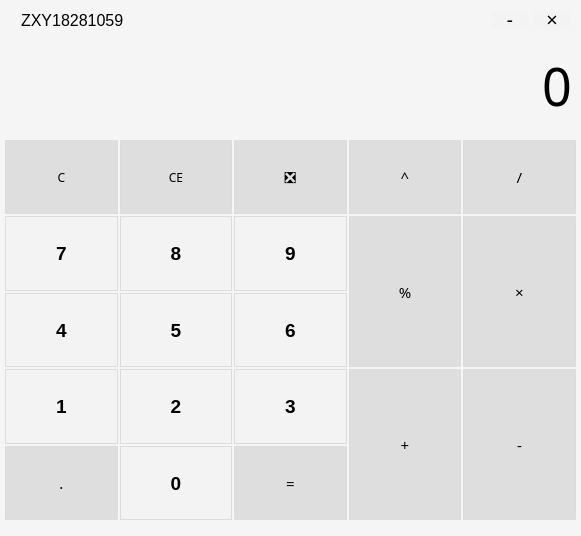
<?xml version="1.0" encoding="UTF-8"?>
<ui version="4.0">
 <class>MainWindow</class>
 <widget class="QMainWindow" name="MainWindow">
  <property name="windowModality">
   <enum>Qt::ApplicationModal</enum>
  </property>
  <property name="geometry">
   <rect>
    <x>0</x>
    <y>0</y>
    <width>581</width>
    <height>536</height>
   </rect>
  </property>
  <property name="minimumSize">
   <size>
    <width>581</width>
    <height>536</height>
   </size>
  </property>
  <property name="maximumSize">
   <size>
    <width>581</width>
    <height>536</height>
   </size>
  </property>
  <property name="palette">
   <palette>
    <active>
     <colorrole role="Button">
      <brush brushstyle="SolidPattern">
       <color alpha="255">
        <red>245</red>
        <green>245</green>
        <blue>245</blue>
       </color>
      </brush>
     </colorrole>
     <colorrole role="Base">
      <brush brushstyle="SolidPattern">
       <color alpha="255">
        <red>245</red>
        <green>245</green>
        <blue>245</blue>
       </color>
      </brush>
     </colorrole>
     <colorrole role="Window">
      <brush brushstyle="SolidPattern">
       <color alpha="255">
        <red>245</red>
        <green>245</green>
        <blue>245</blue>
       </color>
      </brush>
     </colorrole>
    </active>
    <inactive>
     <colorrole role="Button">
      <brush brushstyle="SolidPattern">
       <color alpha="255">
        <red>245</red>
        <green>245</green>
        <blue>245</blue>
       </color>
      </brush>
     </colorrole>
     <colorrole role="Base">
      <brush brushstyle="SolidPattern">
       <color alpha="255">
        <red>245</red>
        <green>245</green>
        <blue>245</blue>
       </color>
      </brush>
     </colorrole>
     <colorrole role="Window">
      <brush brushstyle="SolidPattern">
       <color alpha="255">
        <red>245</red>
        <green>245</green>
        <blue>245</blue>
       </color>
      </brush>
     </colorrole>
    </inactive>
    <disabled>
     <colorrole role="Button">
      <brush brushstyle="SolidPattern">
       <color alpha="255">
        <red>245</red>
        <green>245</green>
        <blue>245</blue>
       </color>
      </brush>
     </colorrole>
     <colorrole role="Base">
      <brush brushstyle="SolidPattern">
       <color alpha="255">
        <red>245</red>
        <green>245</green>
        <blue>245</blue>
       </color>
      </brush>
     </colorrole>
     <colorrole role="Window">
      <brush brushstyle="SolidPattern">
       <color alpha="255">
        <red>245</red>
        <green>245</green>
        <blue>245</blue>
       </color>
      </brush>
     </colorrole>
    </disabled>
   </palette>
  </property>
  <property name="font">
   <font>
    <pointsize>10</pointsize>
   </font>
  </property>
  <property name="mouseTracking">
   <bool>true</bool>
  </property>
  <property name="contextMenuPolicy">
   <enum>Qt::DefaultContextMenu</enum>
  </property>
  <property name="acceptDrops">
   <bool>true</bool>
  </property>
  <property name="windowTitle">
   <string/>
  </property>
  <property name="windowOpacity">
   <double>0.870000000000000</double>
  </property>
  <property name="layoutDirection">
   <enum>Qt::LeftToRight</enum>
  </property>
  <property name="styleSheet">
   <string notr="true">background:rgb(245,245,245);</string>
  </property>
  <property name="iconSize">
   <size>
    <width>0</width>
    <height>0</height>
   </size>
  </property>
  <property name="toolButtonStyle">
   <enum>Qt::ToolButtonTextOnly</enum>
  </property>
  <property name="dockOptions">
   <set>QMainWindow::AllowTabbedDocks|QMainWindow::AnimatedDocks</set>
  </property>
  <widget class="QWidget" name="MainWidget">
   <property name="focusPolicy">
    <enum>Qt::NoFocus</enum>
   </property>
   <property name="contextMenuPolicy">
    <enum>Qt::DefaultContextMenu</enum>
   </property>
   <property name="layoutDirection">
    <enum>Qt::LeftToRight</enum>
   </property>
   <property name="styleSheet">
    <string notr="true"/>
   </property>
   <widget class="QWidget" name="gridLayoutWidget">
    <property name="geometry">
     <rect>
      <x>0</x>
      <y>140</y>
      <width>581</width>
      <height>391</height>
     </rect>
    </property>
    <property name="focusPolicy">
     <enum>Qt::StrongFocus</enum>
    </property>
    <layout class="QGridLayout" name="keyboard">
     <property name="sizeConstraint">
      <enum>QLayout::SetDefaultConstraint</enum>
     </property>
     <property name="leftMargin">
      <number>5</number>
     </property>
     <property name="topMargin">
      <number>0</number>
     </property>
     <property name="rightMargin">
      <number>5</number>
     </property>
     <property name="spacing">
      <number>2</number>
     </property>
     <item row="1" column="0">
      <widget class="QPushButton" name="num7">
       <property name="sizePolicy">
        <sizepolicy hsizetype="Expanding" vsizetype="Expanding">
         <horstretch>0</horstretch>
         <verstretch>0</verstretch>
        </sizepolicy>
       </property>
       <property name="minimumSize">
        <size>
         <width>0</width>
         <height>0</height>
        </size>
       </property>
       <property name="font">
        <font>
         <family>Nirmala UI</family>
         <pointsize>14</pointsize>
         <weight>75</weight>
         <bold>true</bold>
        </font>
       </property>
       <property name="focusPolicy">
        <enum>Qt::ClickFocus</enum>
       </property>
       <property name="styleSheet">
        <string notr="true">border:1px groove rgb(220,220,220);
background-color:rgb(243,243,243);</string>
       </property>
       <property name="text">
        <string>7</string>
       </property>
      </widget>
     </item>
     <item row="4" column="0">
      <widget class="QPushButton" name="num1">
       <property name="sizePolicy">
        <sizepolicy hsizetype="Expanding" vsizetype="Expanding">
         <horstretch>0</horstretch>
         <verstretch>0</verstretch>
        </sizepolicy>
       </property>
       <property name="minimumSize">
        <size>
         <width>0</width>
         <height>0</height>
        </size>
       </property>
       <property name="font">
        <font>
         <family>Nirmala UI</family>
         <pointsize>14</pointsize>
         <weight>75</weight>
         <bold>true</bold>
        </font>
       </property>
       <property name="focusPolicy">
        <enum>Qt::StrongFocus</enum>
       </property>
       <property name="styleSheet">
        <string notr="true">border:1px groove rgb(220,220,220);

background-color:rgb(243,243,243);</string>
       </property>
       <property name="text">
        <string>1</string>
       </property>
      </widget>
     </item>
     <item row="5" column="2">
      <widget class="QPushButton" name="equal">
       <property name="sizePolicy">
        <sizepolicy hsizetype="Expanding" vsizetype="Expanding">
         <horstretch>0</horstretch>
         <verstretch>0</verstretch>
        </sizepolicy>
       </property>
       <property name="minimumSize">
        <size>
         <width>0</width>
         <height>0</height>
        </size>
       </property>
       <property name="baseSize">
        <size>
         <width>0</width>
         <height>0</height>
        </size>
       </property>
       <property name="font">
        <font>
         <family>微软雅黑</family>
         <pointsize>11</pointsize>
         <weight>50</weight>
         <bold>false</bold>
        </font>
       </property>
       <property name="focusPolicy">
        <enum>Qt::StrongFocus</enum>
       </property>
       <property name="toolTip">
        <string/>
       </property>
       <property name="autoFillBackground">
        <bool>false</bool>
       </property>
       <property name="styleSheet">
        <string notr="true">border:1px groove rgb(220,220,220);
background-color:rgb(222,222,222);</string>
       </property>
       <property name="text">
        <string>=</string>
       </property>
      </widget>
     </item>
     <item row="4" column="2">
      <widget class="QPushButton" name="num3">
       <property name="sizePolicy">
        <sizepolicy hsizetype="Expanding" vsizetype="Expanding">
         <horstretch>0</horstretch>
         <verstretch>0</verstretch>
        </sizepolicy>
       </property>
       <property name="minimumSize">
        <size>
         <width>0</width>
         <height>0</height>
        </size>
       </property>
       <property name="font">
        <font>
         <family>Nirmala UI</family>
         <pointsize>14</pointsize>
         <weight>75</weight>
         <bold>true</bold>
        </font>
       </property>
       <property name="focusPolicy">
        <enum>Qt::StrongFocus</enum>
       </property>
       <property name="styleSheet">
        <string notr="true">border:1px groove rgb(220,220,220);

background-color:rgb(243,243,243);</string>
       </property>
       <property name="text">
        <string>3</string>
       </property>
      </widget>
     </item>
     <item row="4" column="1">
      <widget class="QPushButton" name="num2">
       <property name="sizePolicy">
        <sizepolicy hsizetype="Expanding" vsizetype="Expanding">
         <horstretch>0</horstretch>
         <verstretch>0</verstretch>
        </sizepolicy>
       </property>
       <property name="minimumSize">
        <size>
         <width>0</width>
         <height>0</height>
        </size>
       </property>
       <property name="font">
        <font>
         <family>Nirmala UI</family>
         <pointsize>14</pointsize>
         <weight>75</weight>
         <bold>true</bold>
        </font>
       </property>
       <property name="focusPolicy">
        <enum>Qt::StrongFocus</enum>
       </property>
       <property name="styleSheet">
        <string notr="true">border:1px groove rgb(220,220,220);

background-color:rgb(243,243,243);</string>
       </property>
       <property name="text">
        <string>2</string>
       </property>
      </widget>
     </item>
     <item row="5" column="1">
      <widget class="QPushButton" name="num0">
       <property name="enabled">
        <bool>true</bool>
       </property>
       <property name="sizePolicy">
        <sizepolicy hsizetype="Expanding" vsizetype="Expanding">
         <horstretch>0</horstretch>
         <verstretch>0</verstretch>
        </sizepolicy>
       </property>
       <property name="minimumSize">
        <size>
         <width>0</width>
         <height>0</height>
        </size>
       </property>
       <property name="font">
        <font>
         <family>Nirmala UI</family>
         <pointsize>14</pointsize>
         <weight>75</weight>
         <bold>true</bold>
        </font>
       </property>
       <property name="focusPolicy">
        <enum>Qt::StrongFocus</enum>
       </property>
       <property name="styleSheet">
        <string notr="true">border:1px groove rgb(220,220,220);

background-color:rgb(243,243,243);</string>
       </property>
       <property name="text">
        <string>0</string>
       </property>
      </widget>
     </item>
     <item row="0" column="3">
      <widget class="QPushButton" name="pow">
       <property name="sizePolicy">
        <sizepolicy hsizetype="Expanding" vsizetype="Expanding">
         <horstretch>0</horstretch>
         <verstretch>0</verstretch>
        </sizepolicy>
       </property>
       <property name="minimumSize">
        <size>
         <width>0</width>
         <height>0</height>
        </size>
       </property>
       <property name="baseSize">
        <size>
         <width>0</width>
         <height>0</height>
        </size>
       </property>
       <property name="font">
        <font>
         <family>微软雅黑</family>
         <pointsize>11</pointsize>
         <weight>50</weight>
         <bold>false</bold>
        </font>
       </property>
       <property name="focusPolicy">
        <enum>Qt::StrongFocus</enum>
       </property>
       <property name="toolTip">
        <string/>
       </property>
       <property name="autoFillBackground">
        <bool>false</bool>
       </property>
       <property name="styleSheet">
        <string notr="true">border:1px groove rgb(220,220,220);
background-color:rgb(222,222,222);</string>
       </property>
       <property name="text">
        <string>^</string>
       </property>
      </widget>
     </item>
     <item row="2" column="2">
      <widget class="QPushButton" name="num6">
       <property name="sizePolicy">
        <sizepolicy hsizetype="Expanding" vsizetype="Expanding">
         <horstretch>0</horstretch>
         <verstretch>0</verstretch>
        </sizepolicy>
       </property>
       <property name="minimumSize">
        <size>
         <width>0</width>
         <height>0</height>
        </size>
       </property>
       <property name="font">
        <font>
         <family>Nirmala UI</family>
         <pointsize>14</pointsize>
         <weight>75</weight>
         <bold>true</bold>
        </font>
       </property>
       <property name="focusPolicy">
        <enum>Qt::StrongFocus</enum>
       </property>
       <property name="styleSheet">
        <string notr="true">border:1px groove rgb(220,220,220);

background-color:rgb(243,243,243);</string>
       </property>
       <property name="text">
        <string>6</string>
       </property>
      </widget>
     </item>
     <item row="0" column="2">
      <widget class="QPushButton" name="backspace">
       <property name="sizePolicy">
        <sizepolicy hsizetype="Expanding" vsizetype="Expanding">
         <horstretch>0</horstretch>
         <verstretch>0</verstretch>
        </sizepolicy>
       </property>
       <property name="minimumSize">
        <size>
         <width>0</width>
         <height>0</height>
        </size>
       </property>
       <property name="baseSize">
        <size>
         <width>0</width>
         <height>0</height>
        </size>
       </property>
       <property name="font">
        <font>
         <family>微软雅黑</family>
         <pointsize>11</pointsize>
         <weight>50</weight>
         <bold>false</bold>
        </font>
       </property>
       <property name="focusPolicy">
        <enum>Qt::StrongFocus</enum>
       </property>
       <property name="toolTip">
        <string/>
       </property>
       <property name="autoFillBackground">
        <bool>false</bool>
       </property>
       <property name="styleSheet">
        <string notr="true">border:1px groove rgb(220,220,220);
background-color:rgb(222,222,222);</string>
       </property>
       <property name="text">
        <string>❎</string>
       </property>
      </widget>
     </item>
     <item row="0" column="4">
      <widget class="QPushButton" name="divide">
       <property name="sizePolicy">
        <sizepolicy hsizetype="Expanding" vsizetype="Expanding">
         <horstretch>0</horstretch>
         <verstretch>0</verstretch>
        </sizepolicy>
       </property>
       <property name="minimumSize">
        <size>
         <width>0</width>
         <height>0</height>
        </size>
       </property>
       <property name="baseSize">
        <size>
         <width>0</width>
         <height>0</height>
        </size>
       </property>
       <property name="font">
        <font>
         <family>微软雅黑</family>
         <pointsize>11</pointsize>
         <weight>50</weight>
         <bold>false</bold>
        </font>
       </property>
       <property name="focusPolicy">
        <enum>Qt::StrongFocus</enum>
       </property>
       <property name="toolTip">
        <string/>
       </property>
       <property name="autoFillBackground">
        <bool>false</bool>
       </property>
       <property name="styleSheet">
        <string notr="true">border:1px groove rgb(220,220,220);
background-color:rgb(222,222,222);</string>
       </property>
       <property name="text">
        <string>/</string>
       </property>
      </widget>
     </item>
     <item row="1" column="2">
      <widget class="QPushButton" name="num9">
       <property name="sizePolicy">
        <sizepolicy hsizetype="Expanding" vsizetype="Expanding">
         <horstretch>0</horstretch>
         <verstretch>0</verstretch>
        </sizepolicy>
       </property>
       <property name="minimumSize">
        <size>
         <width>0</width>
         <height>0</height>
        </size>
       </property>
       <property name="font">
        <font>
         <family>Nirmala UI</family>
         <pointsize>14</pointsize>
         <weight>75</weight>
         <bold>true</bold>
        </font>
       </property>
       <property name="focusPolicy">
        <enum>Qt::StrongFocus</enum>
       </property>
       <property name="styleSheet">
        <string notr="true">border:1px groove rgb(220,220,220);
background-color:rgb(243,243,243);</string>
       </property>
       <property name="text">
        <string>9</string>
       </property>
      </widget>
     </item>
     <item row="1" column="1">
      <widget class="QPushButton" name="num8">
       <property name="sizePolicy">
        <sizepolicy hsizetype="Expanding" vsizetype="Expanding">
         <horstretch>0</horstretch>
         <verstretch>0</verstretch>
        </sizepolicy>
       </property>
       <property name="minimumSize">
        <size>
         <width>0</width>
         <height>0</height>
        </size>
       </property>
       <property name="font">
        <font>
         <family>Nirmala UI</family>
         <pointsize>14</pointsize>
         <weight>75</weight>
         <bold>true</bold>
        </font>
       </property>
       <property name="focusPolicy">
        <enum>Qt::StrongFocus</enum>
       </property>
       <property name="styleSheet">
        <string notr="true">border:1px groove rgb(220,220,220);

background-color:rgb(243,243,243);</string>
       </property>
       <property name="text">
        <string>8</string>
       </property>
      </widget>
     </item>
     <item row="0" column="0">
      <widget class="QPushButton" name="C">
       <property name="sizePolicy">
        <sizepolicy hsizetype="Expanding" vsizetype="Expanding">
         <horstretch>0</horstretch>
         <verstretch>0</verstretch>
        </sizepolicy>
       </property>
       <property name="minimumSize">
        <size>
         <width>0</width>
         <height>0</height>
        </size>
       </property>
       <property name="baseSize">
        <size>
         <width>0</width>
         <height>0</height>
        </size>
       </property>
       <property name="font">
        <font>
         <family>微软雅黑</family>
         <pointsize>9</pointsize>
         <weight>50</weight>
         <bold>false</bold>
        </font>
       </property>
       <property name="focusPolicy">
        <enum>Qt::StrongFocus</enum>
       </property>
       <property name="toolTip">
        <string/>
       </property>
       <property name="autoFillBackground">
        <bool>false</bool>
       </property>
       <property name="styleSheet">
        <string notr="true">border:1px groove rgb(220,220,220);
background-color:rgb(222,222,222);</string>
       </property>
       <property name="text">
        <string>C</string>
       </property>
      </widget>
     </item>
     <item row="2" column="0">
      <widget class="QPushButton" name="num4">
       <property name="sizePolicy">
        <sizepolicy hsizetype="Expanding" vsizetype="Expanding">
         <horstretch>0</horstretch>
         <verstretch>0</verstretch>
        </sizepolicy>
       </property>
       <property name="minimumSize">
        <size>
         <width>0</width>
         <height>0</height>
        </size>
       </property>
       <property name="font">
        <font>
         <family>Nirmala UI</family>
         <pointsize>14</pointsize>
         <weight>75</weight>
         <bold>true</bold>
        </font>
       </property>
       <property name="focusPolicy">
        <enum>Qt::StrongFocus</enum>
       </property>
       <property name="styleSheet">
        <string notr="true">border:1px groove rgb(220,220,220);

background-color:rgb(243,243,243);</string>
       </property>
       <property name="text">
        <string>4</string>
       </property>
      </widget>
     </item>
     <item row="2" column="1">
      <widget class="QPushButton" name="num5">
       <property name="sizePolicy">
        <sizepolicy hsizetype="Expanding" vsizetype="Expanding">
         <horstretch>0</horstretch>
         <verstretch>0</verstretch>
        </sizepolicy>
       </property>
       <property name="minimumSize">
        <size>
         <width>0</width>
         <height>0</height>
        </size>
       </property>
       <property name="font">
        <font>
         <family>Nirmala UI</family>
         <pointsize>14</pointsize>
         <weight>75</weight>
         <bold>true</bold>
        </font>
       </property>
       <property name="focusPolicy">
        <enum>Qt::StrongFocus</enum>
       </property>
       <property name="styleSheet">
        <string notr="true">border:1px groove rgb(220,220,220);

background-color:rgb(243,243,243);</string>
       </property>
       <property name="text">
        <string>5</string>
       </property>
      </widget>
     </item>
     <item row="5" column="0">
      <widget class="QPushButton" name="dot">
       <property name="sizePolicy">
        <sizepolicy hsizetype="Expanding" vsizetype="Expanding">
         <horstretch>0</horstretch>
         <verstretch>0</verstretch>
        </sizepolicy>
       </property>
       <property name="minimumSize">
        <size>
         <width>0</width>
         <height>0</height>
        </size>
       </property>
       <property name="baseSize">
        <size>
         <width>0</width>
         <height>0</height>
        </size>
       </property>
       <property name="font">
        <font>
         <family>微软雅黑</family>
         <pointsize>11</pointsize>
         <weight>50</weight>
         <bold>false</bold>
        </font>
       </property>
       <property name="focusPolicy">
        <enum>Qt::StrongFocus</enum>
       </property>
       <property name="toolTip">
        <string/>
       </property>
       <property name="autoFillBackground">
        <bool>false</bool>
       </property>
       <property name="styleSheet">
        <string notr="true">border:1px groove rgb(220,220,220);
background-color:rgb(222,222,222);</string>
       </property>
       <property name="text">
        <string>.</string>
       </property>
      </widget>
     </item>
     <item row="0" column="1">
      <widget class="QPushButton" name="CE">
       <property name="sizePolicy">
        <sizepolicy hsizetype="Expanding" vsizetype="Expanding">
         <horstretch>0</horstretch>
         <verstretch>0</verstretch>
        </sizepolicy>
       </property>
       <property name="minimumSize">
        <size>
         <width>0</width>
         <height>0</height>
        </size>
       </property>
       <property name="baseSize">
        <size>
         <width>0</width>
         <height>0</height>
        </size>
       </property>
       <property name="font">
        <font>
         <family>微软雅黑</family>
         <pointsize>9</pointsize>
         <weight>50</weight>
         <bold>false</bold>
        </font>
       </property>
       <property name="focusPolicy">
        <enum>Qt::StrongFocus</enum>
       </property>
       <property name="toolTip">
        <string/>
       </property>
       <property name="autoFillBackground">
        <bool>false</bool>
       </property>
       <property name="styleSheet">
        <string notr="true">border:1px groove rgb(220,220,220);
background-color:rgb(222,222,222);</string>
       </property>
       <property name="text">
        <string>CE</string>
       </property>
      </widget>
     </item>
     <item row="4" column="3" rowspan="2">
      <widget class="QPushButton" name="plus">
       <property name="sizePolicy">
        <sizepolicy hsizetype="Expanding" vsizetype="Expanding">
         <horstretch>0</horstretch>
         <verstretch>0</verstretch>
        </sizepolicy>
       </property>
       <property name="minimumSize">
        <size>
         <width>0</width>
         <height>0</height>
        </size>
       </property>
       <property name="baseSize">
        <size>
         <width>0</width>
         <height>0</height>
        </size>
       </property>
       <property name="font">
        <font>
         <family>微软雅黑</family>
         <pointsize>11</pointsize>
         <weight>50</weight>
         <bold>false</bold>
        </font>
       </property>
       <property name="focusPolicy">
        <enum>Qt::StrongFocus</enum>
       </property>
       <property name="toolTip">
        <string/>
       </property>
       <property name="autoFillBackground">
        <bool>false</bool>
       </property>
       <property name="styleSheet">
        <string notr="true">border:1px groove rgb(220,220,220);
background-color:rgb(222,222,222);</string>
       </property>
       <property name="text">
        <string>+</string>
       </property>
      </widget>
     </item>
     <item row="4" column="4" rowspan="2">
      <widget class="QPushButton" name="minus">
       <property name="sizePolicy">
        <sizepolicy hsizetype="Expanding" vsizetype="Expanding">
         <horstretch>0</horstretch>
         <verstretch>0</verstretch>
        </sizepolicy>
       </property>
       <property name="minimumSize">
        <size>
         <width>0</width>
         <height>0</height>
        </size>
       </property>
       <property name="baseSize">
        <size>
         <width>0</width>
         <height>0</height>
        </size>
       </property>
       <property name="font">
        <font>
         <family>微软雅黑</family>
         <pointsize>11</pointsize>
         <weight>50</weight>
         <bold>false</bold>
        </font>
       </property>
       <property name="focusPolicy">
        <enum>Qt::StrongFocus</enum>
       </property>
       <property name="toolTip">
        <string/>
       </property>
       <property name="autoFillBackground">
        <bool>false</bool>
       </property>
       <property name="styleSheet">
        <string notr="true">border:1px groove rgb(220,220,220);
background-color:rgb(222,222,222);</string>
       </property>
       <property name="text">
        <string>-</string>
       </property>
      </widget>
     </item>
     <item row="1" column="3" rowspan="2">
      <widget class="QPushButton" name="percent">
       <property name="sizePolicy">
        <sizepolicy hsizetype="Expanding" vsizetype="Expanding">
         <horstretch>0</horstretch>
         <verstretch>0</verstretch>
        </sizepolicy>
       </property>
       <property name="minimumSize">
        <size>
         <width>0</width>
         <height>0</height>
        </size>
       </property>
       <property name="baseSize">
        <size>
         <width>0</width>
         <height>0</height>
        </size>
       </property>
       <property name="font">
        <font>
         <family>微软雅黑</family>
         <pointsize>11</pointsize>
         <weight>50</weight>
         <bold>false</bold>
        </font>
       </property>
       <property name="focusPolicy">
        <enum>Qt::StrongFocus</enum>
       </property>
       <property name="toolTip">
        <string/>
       </property>
       <property name="autoFillBackground">
        <bool>false</bool>
       </property>
       <property name="styleSheet">
        <string notr="true">border:1px groove rgb(220,220,220);
background-color:rgb(222,222,222);</string>
       </property>
       <property name="text">
        <string>%</string>
       </property>
      </widget>
     </item>
     <item row="1" column="4" rowspan="2">
      <widget class="QPushButton" name="mutiply">
       <property name="sizePolicy">
        <sizepolicy hsizetype="Expanding" vsizetype="Expanding">
         <horstretch>0</horstretch>
         <verstretch>0</verstretch>
        </sizepolicy>
       </property>
       <property name="minimumSize">
        <size>
         <width>0</width>
         <height>0</height>
        </size>
       </property>
       <property name="baseSize">
        <size>
         <width>0</width>
         <height>0</height>
        </size>
       </property>
       <property name="font">
        <font>
         <family>微软雅黑</family>
         <pointsize>11</pointsize>
         <weight>50</weight>
         <bold>false</bold>
        </font>
       </property>
       <property name="focusPolicy">
        <enum>Qt::StrongFocus</enum>
       </property>
       <property name="toolTip">
        <string/>
       </property>
       <property name="autoFillBackground">
        <bool>false</bool>
       </property>
       <property name="styleSheet">
        <string notr="true">border:1px groove rgb(220,220,220);
background-color:rgb(222,222,222);</string>
       </property>
       <property name="text">
        <string>×</string>
       </property>
      </widget>
     </item>
    </layout>
   </widget>
   <widget class="QWidget" name="horizontalLayoutWidget">
    <property name="geometry">
     <rect>
      <x>0</x>
      <y>0</y>
      <width>581</width>
      <height>38</height>
     </rect>
    </property>
    <layout class="QHBoxLayout" name="title">
     <item>
      <spacer name="horizontalSpacer_2">
       <property name="orientation">
        <enum>Qt::Horizontal</enum>
       </property>
       <property name="sizeType">
        <enum>QSizePolicy::Fixed</enum>
       </property>
       <property name="sizeHint" stdset="0">
        <size>
         <width>10</width>
         <height>20</height>
        </size>
       </property>
      </spacer>
     </item>
     <item>
      <widget class="QLabel" name="Calculator">
       <property name="font">
        <font>
         <family>Nirmala UI</family>
         <pointsize>12</pointsize>
        </font>
       </property>
       <property name="text">
        <string>&lt;html&gt;&lt;head/&gt;&lt;body&gt;&lt;p&gt;ZXY18281059&lt;/p&gt;&lt;/body&gt;&lt;/html&gt;</string>
       </property>
      </widget>
     </item>
     <item>
      <spacer name="bar">
       <property name="orientation">
        <enum>Qt::Horizontal</enum>
       </property>
       <property name="sizeType">
        <enum>QSizePolicy::Fixed</enum>
       </property>
       <property name="sizeHint" stdset="0">
        <size>
         <width>362</width>
         <height>36</height>
        </size>
       </property>
      </spacer>
     </item>
     <item>
      <widget class="QPushButton" name="minimize">
       <property name="sizePolicy">
        <sizepolicy hsizetype="Fixed" vsizetype="Fixed">
         <horstretch>0</horstretch>
         <verstretch>0</verstretch>
        </sizepolicy>
       </property>
       <property name="maximumSize">
        <size>
         <width>51</width>
         <height>21</height>
        </size>
       </property>
       <property name="font">
        <font>
         <family>OCR A Extended</family>
         <pointsize>14</pointsize>
        </font>
       </property>
       <property name="styleSheet">
        <string notr="true">border:10px  rgb(220,220,220);
background-color:rgb(243,243,243);</string>
       </property>
       <property name="text">
        <string>-</string>
       </property>
      </widget>
     </item>
     <item>
      <widget class="QPushButton" name="close">
       <property name="sizePolicy">
        <sizepolicy hsizetype="Fixed" vsizetype="Fixed">
         <horstretch>0</horstretch>
         <verstretch>0</verstretch>
        </sizepolicy>
       </property>
       <property name="maximumSize">
        <size>
         <width>51</width>
         <height>21</height>
        </size>
       </property>
       <property name="font">
        <font>
         <family>Myriad Pro</family>
         <pointsize>15</pointsize>
        </font>
       </property>
       <property name="contextMenuPolicy">
        <enum>Qt::CustomContextMenu</enum>
       </property>
       <property name="styleSheet">
        <string notr="true">border:10px  rgb(220,220,220);
background-color:rgb(243,243,243);</string>
       </property>
       <property name="text">
        <string>×</string>
       </property>
      </widget>
     </item>
    </layout>
   </widget>
   <widget class="QLineEdit" name="box">
    <property name="geometry">
     <rect>
      <x>4</x>
      <y>40</y>
      <width>572</width>
      <height>91</height>
     </rect>
    </property>
    <property name="sizePolicy">
     <sizepolicy hsizetype="Expanding" vsizetype="Fixed">
      <horstretch>0</horstretch>
      <verstretch>0</verstretch>
     </sizepolicy>
    </property>
    <property name="baseSize">
     <size>
      <width>0</width>
      <height>0</height>
     </size>
    </property>
    <property name="font">
     <font>
      <family>微软雅黑</family>
      <pointsize>39</pointsize>
      <weight>50</weight>
      <bold>false</bold>
      <strikeout>false</strikeout>
      <stylestrategy>PreferDefault</stylestrategy>
      <kerning>true</kerning>
     </font>
    </property>
    <property name="cursor">
     <cursorShape>ArrowCursor</cursorShape>
    </property>
    <property name="styleSheet">
     <string notr="true">border:0px groove rgb(243,243,243);
background-color:rgb(245,245,245);</string>
    </property>
    <property name="text">
     <string>0</string>
    </property>
    <property name="frame">
     <bool>true</bool>
    </property>
    <property name="cursorPosition">
     <number>1</number>
    </property>
    <property name="alignment">
     <set>Qt::AlignRight|Qt::AlignTrailing|Qt::AlignVCenter</set>
    </property>
    <property name="readOnly">
     <bool>true</bool>
    </property>
    <property name="placeholderText">
     <string/>
    </property>
    <property name="cursorMoveStyle">
     <enum>Qt::VisualMoveStyle</enum>
    </property>
   </widget>
  </widget>
 </widget>
 <layoutdefault spacing="6" margin="11"/>
 <resources/>
 <connections/>
</ui>
